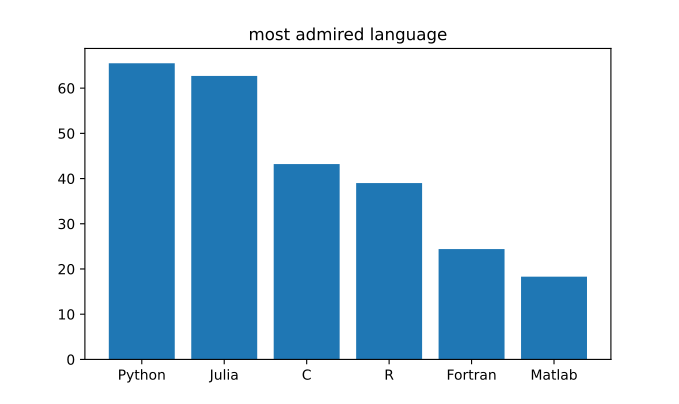

This chart was generated by the following Python code:
import matplotlib.pyplot as plt
fig, ax = plt.subplots()
langs = ['Python','Julia', 'C', 'R', 'Fortran', 'Matlab']
vals = [65.5, 62.7, 43.2, 39.0, 24.4, 18.3]
ax.bar(langs, vals)
ax.set_title("most admired language")
plt.show()
